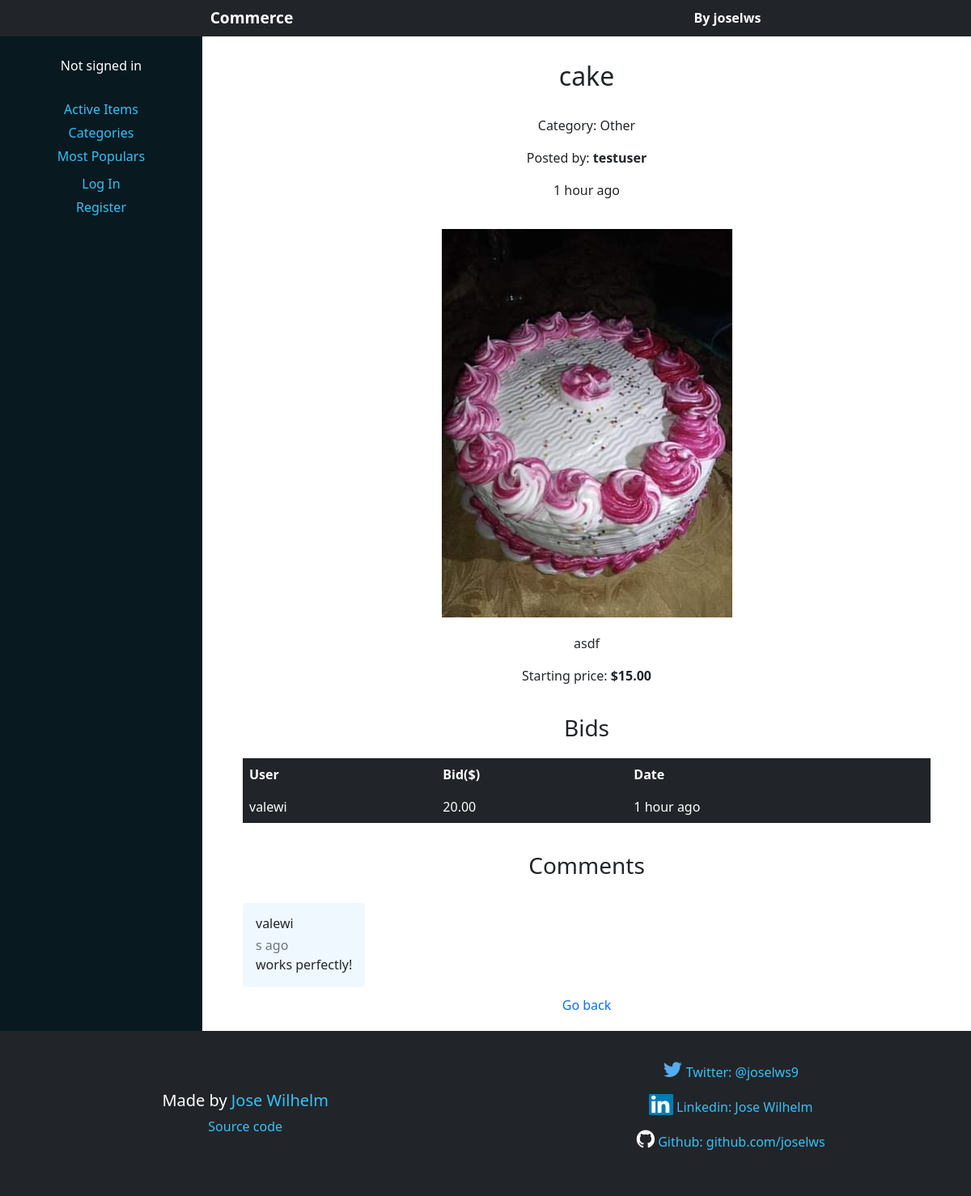
Page /item/16 on the committed database.
### auctions/models.py (models this page shows, shortened)
class Item(models.Model):
	name = models.CharField(max_length=100)
	description = models.TextField(blank=True)
	starting_price = models.DecimalField(max_digits=10, decimal_places=2)
	category = models.ForeignKey(Category, blank=True, on_delete=models.RESTRICT)
	user = models.ForeignKey(User, on_delete=models.CASCADE)
	created_at = models.DateTimeField(auto_now_add=True)
	updated_at = models.DateTimeField(auto_now=True)
	image = models.ImageField(blank=True, max_length=200)
	watchlist = models.ManyToManyField(User, related_name="watchlist", blank=True)
	active = models.BooleanField(default=True)
	popularity = models.PositiveSmallIntegerField(default=0)
	def elapsed_time(self, time_value=0):
		time = ''
		if time_value:
			if type(time_value) is float:
				time_created = round(datetime.now().timestamp() - time_value)
			else:
				time_created = time_value
		else:
			time_created = round(datetime.now().timestamp() - self.created_at.timestamp())
		if 0 <= time_created < 3600:
			time_created = time_created // 60
			time += str(time_created) + ' minute'
		elif 3600 < time_created < 86400:
			time_created = time_created // 3600
			time += str(time_created) + ' hour'
		elif 86400 < time_created < 2628000:
			time_created = time_created // 86400
			time += str(time_created) + ' day'
		elif 2628000 < time_created < 31536000:
			time_created = time_created // 2628000
			time += str(time_created) + ' month'
		elif time_created > 31536000:
			time_created = time_created // 31536000
			time += str(time_created) + ' year'
		if time_created != 1:
			time += 's'     # pluralize
		time += ' ago'
		return time

class Category(models.Model):
	category = models.CharField(max_length=20, unique=True)
	def __str__(self):
		return self.category

class User(AbstractUser):
    def __str__(self):
        return self.username

class Bid(models.Model):
	bid = models.DecimalField(max_digits=10, decimal_places=2)
	bid_date = models.DateTimeField(auto_now=True)
	item = models.ForeignKey(Item, on_delete=models.CASCADE, related_name="bids")
	user = models.ForeignKey(User, on_delete=models.CASCADE)
	def bid_time(self):
		return self.item.elapsed_time(self.bid_date.timestamp())

class Comment(models.Model):
	user = models.ForeignKey(User, on_delete=models.CASCADE)
	comment = models.TextField()
	date = models.DateTimeField(auto_now=True)
	item = models.ForeignKey(Item, on_delete=models.CASCADE, related_name="comments")
	def comment_time(self):
		return self.item.elapsed_time(self.date.timestamp())

### auctions/views.py (the view, shortened to what this page needs)
# urls.py: path("item/<int:item_id>", views.item, name="item"),
def item(request, item_id):
    item = get_object_or_404(Item, pk=item_id)
    bids = Bid.objects.filter(item=item).order_by('bid').reverse()
    comments = Comment.objects.filter(item=item).order_by('id').reverse()
    if bids:
        max_bid = bids.first()
        next_bid = max_bid.bid + 1      # Useful for defining html numeric input attributes
    else:
        next_bid = float(item.starting_price) + 1
        max_bid = None
    return render(request, 'auctions/item.html', {
            'item': item,
            'bids': bids,
            'comments': comments,
            'max_bid': max_bid,
            'next_bid': next_bid
        })

### auctions/templates/auctions/item.html (shortened to what this page needs)
{% extends "auctions/layout.html" %}
{% block header %}{{ item.name }}{% endblock %}
{% block body %}
    <div class="item-detail-wrapper">
        <p class="item-detail">Category: {{ item.category }}</p>
        <p class="item-detail">Posted by: <strong>{{ item.user.username }}</strong></p>
        <p class="item-detail">{{ item.elapsed_time }}</p>
        {% if item.image %}
            <img class="item-page-image" src="{{ item.image.url }}" alt="{{ item.name }}" />
        {% endif %}
        <p class="item-detail">{{ item.description }}</p>
        <p class="item-detail">Starting price: <strong>${{ item.starting_price }}</strong></p>
        <h3 class="sub-heading">Bids</h3>
        {% if bids %}
            <table class="item-table table table-dark table-hover table-borderless">
                <thead class="item-table-head">
                    <tr class="item-table-row">
                        <th class="item-table-heading">User</th>
                        <th class="item-table-heading">Bid($)</th>
                        <th class="item-table-heading">Date</th>
                    </tr>
                </thead>
                <tbody class="item-table-body">
                    {% for bid in bids %}
                        <tr class="item-table-row">
                            <td class="item-table-data">{{ bid.user }}</td>
                            <td class="item-table-data">{{ bid.bid }}</td>
                            <td class="item-table-data">{{ bid.bid_time }}</td>
                        </tr>
                    {% endfor %}
                </tbody>
            </table>
        {% else %}
            <p class="item-bid-info"><strong>No bids yet for this item.</strong></p>
        {% endif %}
        <h3 class="sub-heading">Comments</h3>
        <div class="all-comments-wrapper">
            {% for comment in comments %}
                <div class="card comment-wrapper">
                    <div class="card-body">
                        <h6 class="comment-user card-title">{{ comment.user.username }}</h6>
                        <p class="comment-date card-subtitle text-muted">{{ comment.comment_time }}</p>
                        <p class="comment-comment card-text">{{ comment.comment }}</p>
                    </div>
                </div>
            {% empty %}
                <p class="comment-empty"><strong>No comments yet for this item.</strong></p>
            {% endfor %}
        </div>
        <a class="item-back-link" href="{% url 'index' %}">Go back</a>
    </div>
{% endblock %}

### auctions/static/auctions/styles.css (style rules this page uses)
body { min-height: 100vh; display: flex; flex-direction: column; }
a { text-decoration: none; }
.item-detail-wrapper { display: flex; flex-direction: column; justify-content: center; align-items: center; max-width: 94vw; margin: 0 auto; }
.item-detail { text-align: center; }
.item-page-image { margin: 20px 0px; max-width: 50%; height: auto; object-fit: cover; }
.sub-heading { margin: 20px 0; }
.all-comments-wrapper { display: flex; flex-direction: column; justify-content: center; align-items: center; width: 100%; }
.comment-wrapper { margin: 10px 0px; }
.item-back-link { margin-bottom: 20px; }
@media (min-width: 600px) { .item-detail-wrapper { margin: 0 50px; } }
@media (min-width: 600px) { .all-comments-wrapper { align-items: flex-start; } }
@media (min-width: 600px) { .card { border: none; background-color: aliceblue; } }

### rows in the picture
Item: name "cake", category "Other", user.username "testuser", elapsed_time "1 hour ago", image (picture), description "asdf", starting_price "15.00"
Bid: user "valewi", bid "20.00", bid_time "1 hour ago"
Comment: user.username "valewi", comment_time "s ago", comment "works perfectly!"
